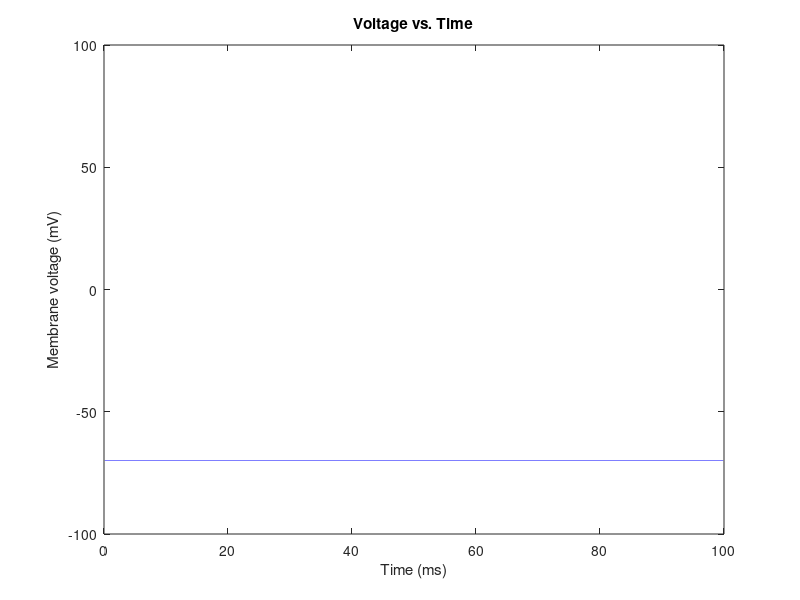
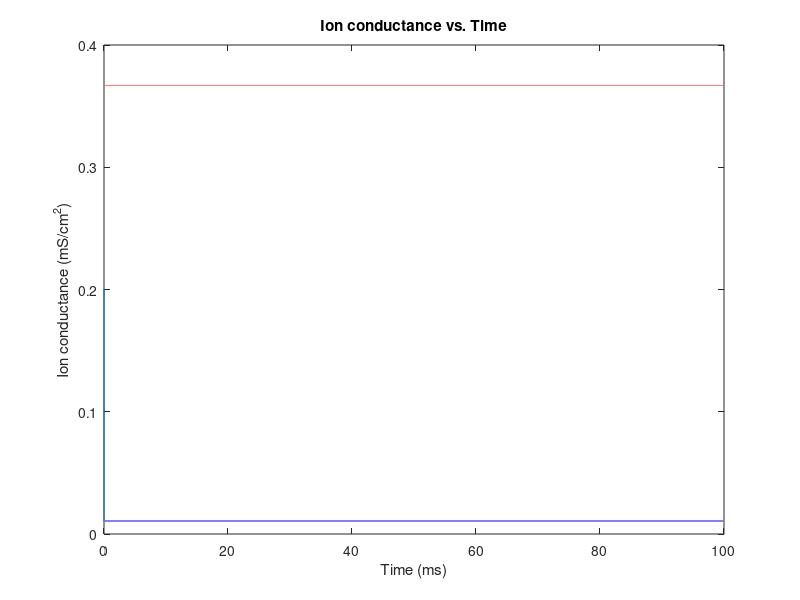

These figures' MATLAB source, in order:

%Constants
    maxTime = 100; %100 ms simulation
    time = [0:0.001:maxTime];
    timeLen = length(time);
    gbar_K = 36; %mS/cm^2
    gbar_Na = 120;
    gbar_L = 0.3;
    E_K = -12; %mV
    E_Na = 115;
    E_L = 10.6;
    V_rest = -70;
    C_m = 1;
    %Step size
    stepSize = .001;
    I_in = 0;
    
    %Initial conditions
    V_m = [zeros(1, timeLen)];
    V_i = 0;    
    
    a_m = 0.1*((25-V_i)/(exp((25-V_i)/10)-1));
    b_m = 4*exp(-V_i/18);
    a_n = 0.01*((10-V_i)/(exp((10-V_i)/10)-1));
    b_n = .125*exp(-V_i/80);
    a_h = 0.07*exp(-V_i/20);
    b_h = 1/(exp((30-V_i)/10)+1);
    
    
    m = a_m / (a_m + b_m);
    n = a_n / (a_n + b_n);
    h = a_h / (a_h + b_h);
    
    g_Na = [m^2*gbar_Na*h zeros(1, timeLen-1)];
    g_K = [n^4 * gbar_K zeros(1,timeLen-1)];
    g_L = [gbar_L zeros(1, timeLen-1)];
   
    %Loop
    for(i = 2:timeLen)
       
        %Update gating conditions
        a_m = 0.1*((25-V_m(i-1))/(exp((25-V_m(i-1))/10)-1));
        b_m = 4*exp(-V_m(i-1)/18);
        a_n = 0.01*((10-V_m(i-1))/(exp((10-V_m(i-1))/10)-1));
        b_n = .125*exp(-V_m(i-1)/80);
        a_h = 0.07*exp(-V_m(i-1)/20);
        b_h = 1/(exp((30-V_m(i-1))/10)+1);
        
        %Calculate differentials of gating probabilities
        dm = a_m * (1-m) - b_m * m;
        dn = a_n * (1-n) - b_n * n;
        dh = a_h * (1-h) - b_h * h;
       
        %Update channel probabilities using Euler's method
        m = m + stepSize*dm;
        n = n + stepSize*dn;
        h = h + stepSize*dh;
        
        %Calculate currents
        I_Na = m^3*gbar_Na*h*(V_m(i-1) - E_Na);
        I_K = n^4 * gbar_K * (V_m(i-1) - E_K);
        I_L = gbar_L * (V_m(i-1) - E_L);
        I_ion = I_in - I_K - I_Na - I_L;
        
        %Update ion channel conductances
        g_Na(i) = m.^3*gbar_Na*h;
        g_K(i) = n^4*gbar_K;
        g_L(i) = gbar_L;
        
        %Calculate membrance potential change
        dV_m = I_ion / C_m;
  
        
        %Update membrane potential
         V_m(i) = V_m(i-1) + stepSize * dV_m;
        
        
    end
    %Shift entire system by -70 mV to enter correct biological value range
    V_m = V_m + V_rest;
    %Graphs Voltage vs. Time
    figure();
    plot(time, V_m);
    axis([0,100, -100, 100]);
    title('Voltage vs. Time');
    xlabel('Time (ms)');
    ylabel('Membrane voltage (mV)');
    
    %Graphs Ion conductance vs. time
    figure();
    plot(time, g_Na, time, g_K);
    xlabel('Time (ms)');
    ylabel('Ion conductance (mS/cm^2)');
    title('Ion conductance vs. Time');
    
